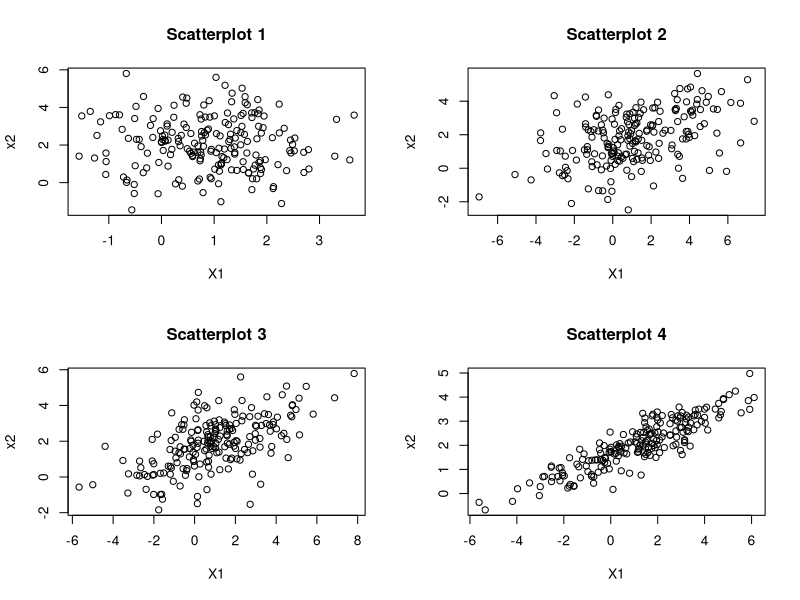

Source code (R):
library(MASS)

mu = c(1,2)
sigma1 = matrix(c(1,0,0,2),nr = 2, byrow = T)
sigma1
sigma2 = matrix(c(5,1,1,2),nr = 2, byrow = T)
sigma2
sigma3 = matrix(c(5,2,2,2),nr = 2, byrow = T)
sigma3
sigma4 = matrix(c(5,2,2,1),nr = 2, byrow = T)
sigma4

N = 200

X1 = mvrnorm(N, mu, Sigma = sigma1)
X2 = mvrnorm(N, mu, Sigma = sigma2)
X3 = mvrnorm(N, mu, Sigma = sigma3)
X4 = mvrnorm(N, mu, Sigma = sigma4)


par(mfrow = c(2,2))
plot(X1[,1],X1[,2], xlab = "X1", ylab = "x2",
     main = "Scatterplot 1")

plot(X2[,1],X2[,2], xlab = "X1", ylab = "x2",
     main = "Scatterplot 2")

plot(X3[,1],X3[,2], xlab = "X1", ylab = "x2",
     main = "Scatterplot 3")

plot(X4[,1],X4[,2], xlab = "X1", ylab = "x2",
     main = "Scatterplot 4")
